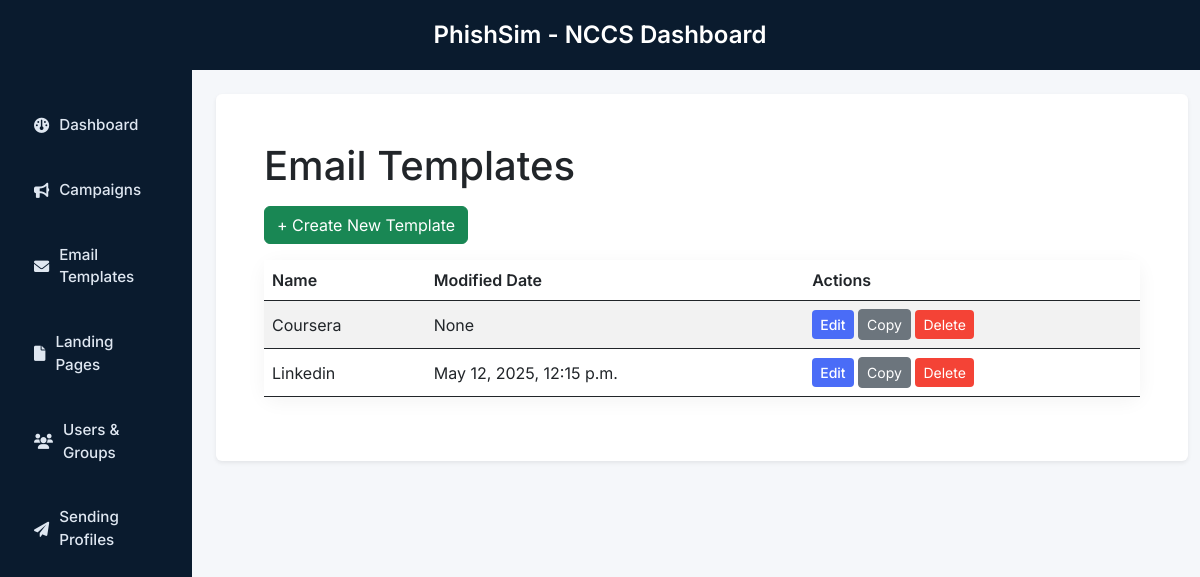
The app's page /email-templates/ (signed in) with its own data.
### core/models.py (models this page shows, shortened)
class EmailTemplate(models.Model):
    user = models.ForeignKey(User, on_delete=models.CASCADE)
    name = models.CharField(max_length=255)
    subject = models.CharField(max_length=255)
    text_body = models.TextField(blank=True, null=True)
    html_body = models.TextField(blank=True, null=True)
    envelope_sender_email = models.EmailField(max_length=255, blank=True, null=True)
    envelope_sender_name = models.CharField(max_length=255, blank=True, null=True)
    created_at = models.DateTimeField(blank=True, null=True)

### core/views.py (the view)
# urls.py: path('email-templates/', views.email_template_list, name='email_template_list'),
def email_template_list(request):
    email_templates = EmailTemplate.objects.filter(user=request.user)
    return render(request, 'core/email_template_list.html', {'email_templates': email_templates})

### core/templates/core/email_template_list.html (shortened to what this page needs)
{% extends "core/base.html" %}
{% block content %}
<div class="container-fluid p-4">
    <h1 class="mb-3">Email Templates</h1>
    <button type="button" class="btn btn-success mb-3" data-bs-toggle="modal" data-bs-target="#newEmailTemplateModal">+ Create New Template</button>
    <table class="table table-striped">
        <thead>
            <tr>
                <th>Name</th>
                <th>Modified Date</th>
                <th>Actions</th>
            </tr>
        </thead>
        <tbody>
            {% if email_templates %}
                {% for template in email_templates %}
                    <tr>
                        <td>{{ template.name }}</td>
                        <td>{{ template.created_at }}</td>
                        <td>
                            <button class="btn btn-primary btn-sm edit-template-btn"
                            data-id="{{ template.id }}"
                            data-name="{{ template.name }}"
                            data-subject="{{ template.subject }}"
                            data-envelope-sender="{{ template.envelope_sender_email }}"
                            data-text-body="{{ template.text_body|default:'' }}"
                            data-html-body="{{ template.html_body|default:'' }}"
                            data-body-type="{% if template.html_body %}html{% else %}text{% endif %}"
                            data-update-url="{% url 'emailtemplate_update' template.id %}"
                            data-bs-toggle="modal"
                            data-bs-target="#newEmailTemplateModal">Edit</button>
                            <a href="{% url 'copy_email_template' template.id %}" class="btn btn-secondary btn-sm">Copy</a>
                            <button class="btn btn-danger btn-sm delete-template-btn"
                            data-id="{{ template.id }}"
                            data-name="{{ template.name }}"
                            data-delete-url="{% url 'emailtemplate_delete' template.id %}"
                            data-bs-toggle="modal"
                            data-bs-target="#deleteEmailTemplateModal">Delete</button>
                        </td>
                    </tr>
                {% endfor %}
            {% else %}
                <tr>
                    <td colspan="3" class="text-center">No email templates created yet. Let's create one!</td>
                </tr>
            {% endif %}
        </tbody>
    </table>
</div>
<link rel="stylesheet" href="https://cdnjs.cloudflare.com/ajax/libs/codemirror/5.65.2/codemirror.min.css">
<link rel="stylesheet" href="https://cdnjs.cloudflare.com/ajax/libs/codemirror/5.65.2/theme/eclipse.min.css">
{% endblock %}

### static/core/style.css (style rules this page uses)
body { font-family: 'Inter', sans-serif; background-color: #f4f6f8; margin: 0; }
.card, .table, .modal-content { border-radius: 12px; box-shadow: 0 4px 20px rgba(0, 0, 0, 0.05); border: none; }
.table th { font-weight: 600; }
.table td, .table th { vertical-align: middle; }
.btn-primary { background-color: #4a6cf7; border: none; font-weight: 500; }
.btn-danger { background-color: #f44336; border: none; }

### records on screen
EmailTemplate: name "Coursera", created_at "None"
EmailTemplate: name "Linkedin", created_at "May 12, 2025, 12:15 p.m."
